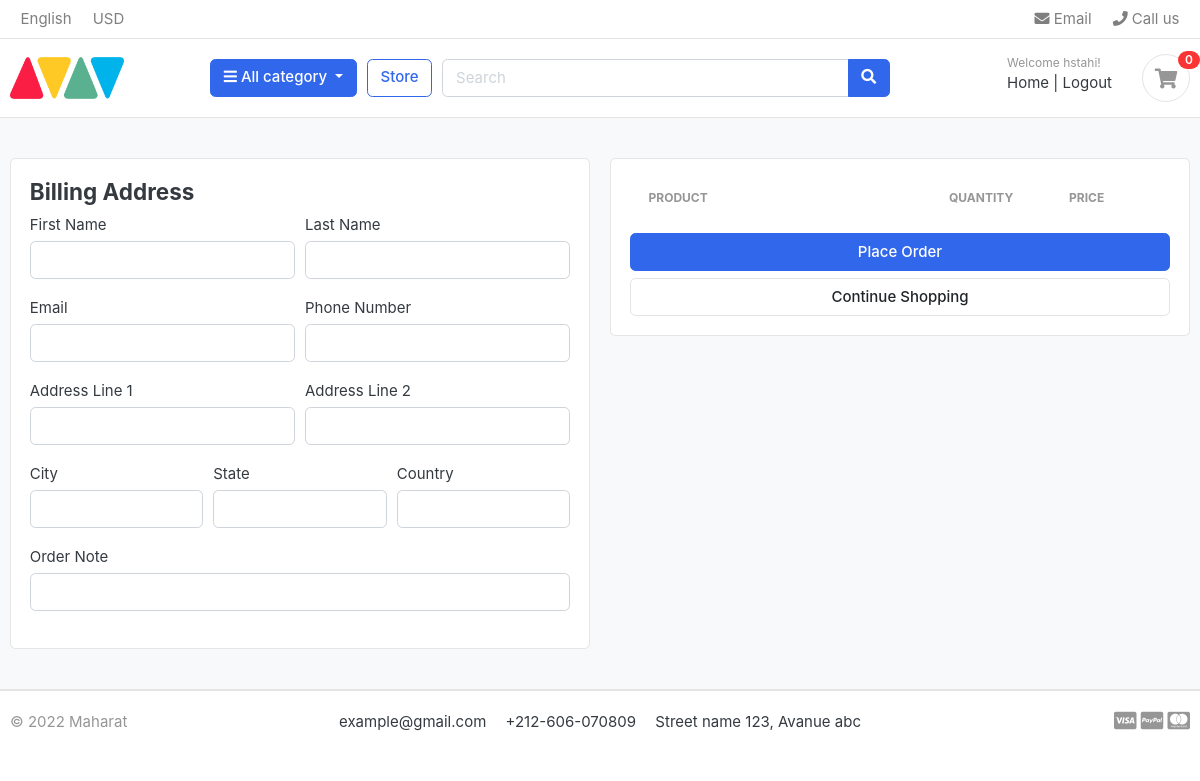
Page /cart/checkout (signed in) on the earlier database version.
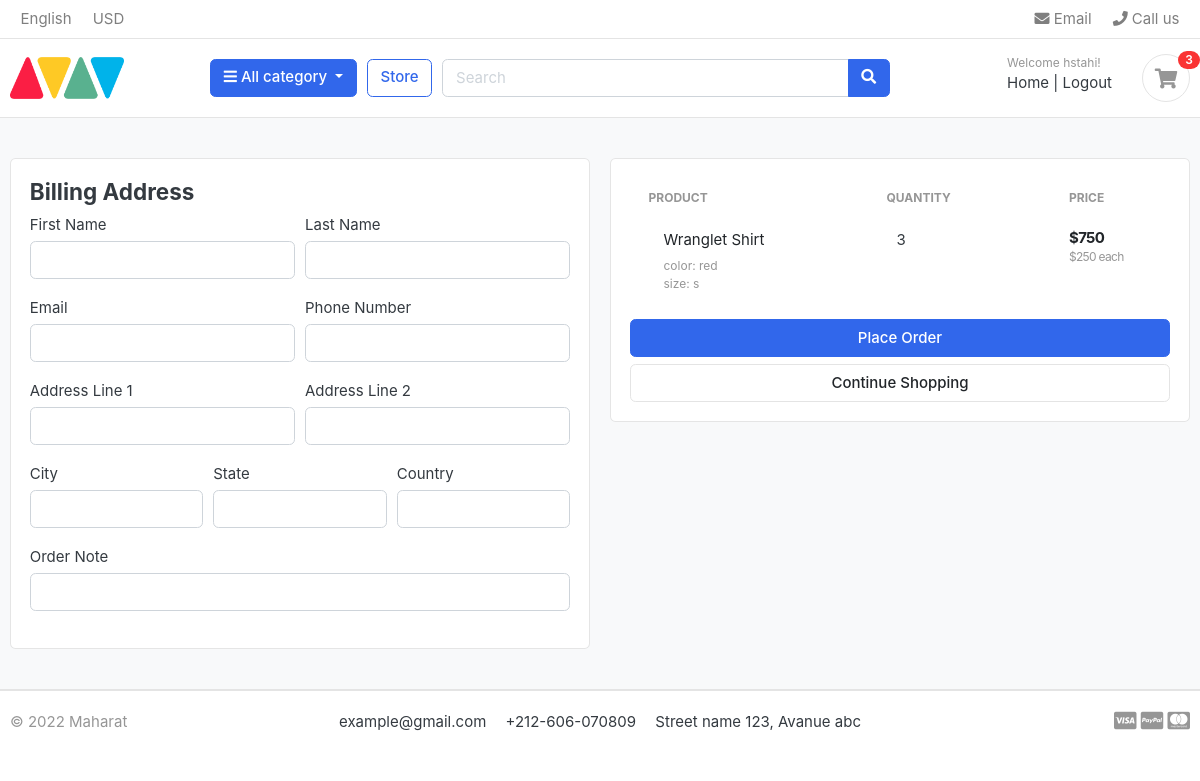
Same page on the later database version.
### carts/models.py (models this page shows, shortened)
class CartItem(models.Model):
  product = models.ForeignKey(Product, on_delete=models.CASCADE)
  cart = models.ForeignKey(Cart, on_delete=models.CASCADE, null=True)
  user = models.ForeignKey(User, on_delete=models.CASCADE, null=True)
  quantity = models.IntegerField()
  variations = models.ManyToManyField(Variation, blank=True)
  def total_product_price(self):
    return self.product.price * self.quantity

### store/models.py (models this page shows, shortened)
class Product(models.Model):
    product_name = models.CharField(max_length=100)
    slug = models.SlugField(max_length=100)
    description = models.TextField(max_length=500)
    images = models.ImageField(upload_to='photos/products')
    stock = models.IntegerField()
    is_available = models.BooleanField(default=True)
    price = models.IntegerField()
    date_created = models.DateTimeField(auto_now_add=True)
    date_modified = models.DateTimeField(auto_now=True)
    category = models.ForeignKey(Category, on_delete=models.CASCADE)

class Variation(models.Model):
    product = models.ForeignKey(Product, on_delete=models.CASCADE)
    variation_category = models.CharField(max_length=100, blank=True, choices=choices)
    variation_value = models.CharField(max_length=100, blank=True)
    is_active = models.BooleanField(default=True)
    created_date = models.DateTimeField(auto_now_add=True)

### carts/views.py (the view)
# urls.py: path('checkout', views.checkout, name='checkout')
@login_required(login_url='login')
def checkout(request):
  current_user = request.user
  try:
    if current_user.is_authenticated:
      cart_items = CartItem.objects.filter(user=current_user)
    else:
      cart = Cart.objects.get(cart_id=get_session_key(request))
      cart_items = CartItem.objects.filter(cart=cart)
  except:
    if not current_user.is_authenticated:
      cart = Cart.objects.create(cart_id=get_session_key(request))
      cart_items = CartItem.objects.filter(cart=cart)
    pass
  context = {
    'cart_items': cart_items
  }
  return render(request, 'store/checkout.html', context)

### carts/context_processors.py (called while the page is built)
def cart_count(request):
  cart_items_count = 0
  current_user = request.user
  try:
    if current_user.is_authenticated:
      cart_items = CartItem.objects.filter(user=current_user)
    else:
      cart = Cart.objects.get(cart_id=get_session_key(request))
      cart_items = CartItem.objects.filter(cart=cart)
    for cart_item in cart_items:
      cart_items_count += cart_item.quantity
  except Cart.DoesNotExist:
    pass
  return {'cart_count': cart_items_count}

### category/context_processors.py (called while the page is built)
def categories_menu(request):
  categories = Category.objects.all()
  context = {
    'categories': categories
  }
  return context

### templates/store/checkout.html (shortened to what the changed rows need)
{% extends 'base.html' %}
{% load static %}
{% block content %}
<section class="section-content padding-y bg">
	<div class="container">
		<div class="row">
			<aside class="col-lg-6">
				<div class="card">
					<div class="card-body">
            <table class="table table-borderless table-shopping-cart">
              <thead class="text-muted">
                <tr class="small text-uppercase">
                  <th scope="col">Product</th>
                  <th scope="col" width="120">Quantity</th>
                  <th scope="col" width="120">Price</th>
                </tr>
              </thead>
              <tbody>
                {% for cart_item in cart_items%}
                <tr>
                  <td>
                    <figure class="itemside align-items-center">
                      <figcaption class="info">
                        <a href="#" class="title text-dark">{{cart_item.product.product_name}}</a>
                        {% for var in cart_item.variations.all %}
                        <p class="text-muted small">{{var.variation_category}}: {{var.variation_value}}</p>
                        {% endfor %}
                      </figcaption>
                    </figure>
                  </td>
                  <td>
                    <div class="col">
                      <div class="input-group input-spinner">
                        <label>{{cart_item.quantity}}</label>
                      </div>
                    </div>
                  </td>
                  <td>
                    <div class="price-wrap">
                      <var class="price">${{ cart_item.total_product_price }}</var>
                      <small class="text-muted"> ${{ cart_item.product.price }} each </small>
                    </div>
                  </td>
                </tr>
                {% endfor %}
              </tbody>
            </table>
					</div>
				</div>
			</aside>
		</div>
	</div>
</section>
{% endblock%}

### templates/includes/nav.html (shortened to what this page needs)
{% load static %}
<header class="section-header">
    <nav class="navbar p-md-0 navbar-expand-sm navbar-light border-bottom">
    <div class="container">
      <div class="collapse navbar-collapse" id="navbarTop4">
        <ul class="navbar-nav mr-auto">
            <li class="nav-item dropdown">
                 <a href="#" class="nav-link">   English </a>
            </li>
            <li class="nav-item dropdown">
                <a href="#" class="nav-link"> USD </a>
            </li>
        </ul>
        <ul class="navbar-nav">
            <li><a href="#" class="nav-link"> <i class="fa fa-envelope"></i> Email </a></li>
            <li><a href="#" class="nav-link"> <i class="fa fa-phone"></i> Call us </a></li>
        </ul>
      </div>
    </div>
    </nav>
    <section class="header-main border-bottom">
        <div class="container">
    <div class="row align-items-center">
        <div class="col-lg-2 col-md-3 col-6">
            <a href="{% url 'home' %}" class="brand-wrap">
                <img class="logo" src="{% static './images/logo.png' %}">
            </a>
        </div>
        <div class="col-lg col-sm col-md col-6 flex-grow-0">
            <div class="category-wrap dropdown d-inline-block float-right">
                <button type="button" class="btn btn-primary dropdown-toggle" data-toggle="dropdown">
                    <i class="fa fa-bars"></i> All category
                </button>
            </div>
        </div>
        <a href="{% url 'store' %}" class="btn btn-outline-primary">Store</a>
        <div class="col-lg  col-md-6 col-sm-12 col">
            <form action="#" class="search">
                <div class="input-group w-100">
                    <input type="text" class="form-control" style="width:60%;" placeholder="Search">
                    <div class="input-group-append">
                      <button class="btn btn-primary" type="submit">
                        <i class="fa fa-search"></i>
                      </button>
                    </div>
                </div>
            </form>
        </div>
        <div class="col-lg-3 col-sm-6 col-8 order-2 order-lg-3">
                    <div class="d-flex justify-content-end mb-3 mb-lg-0">
                        <div class="widget-header">
                            {% if request.user.is_authenticated %}
                            <small class="title text-muted">Welcome {{user.username}}!</small>
                            <div>
                                <a href="{% url 'home' %}">Home</a> <span class="dark-transp"> | </span>
                                <a href="{% url 'logout' %}"> Logout</a>
                            </div>
                            {% else %}
                            <small class="title text-muted">Welcome Guest!</small>
                            <div>
                                <a href="{% url 'login' %}">Login</a> <span class="dark-transp"> | </span>
                                <a href="{% url 'register' %}"> Register</a>
                            </div>
                            {% endif %}
                        </div>
                        <a href="{% url 'cart' %}" class="widget-header pl-3 ml-3">
                            <div class="icon icon-sm rounded-circle border"><i class="fa fa-shopping-cart"></i></div>
                            <span class="badge badge-pill badge-danger notify">{{cart_count}}</span>
                        </a>
                    </div>
                </div>
    </div>
        </div>
    </section>
    </header>

Differences in the rows shown:
added CartItem: product.product_name "Wranglet Shirt", quantity "3", total_product_price "750", product.price "250"
now on this page (row unchanged): Variation: variation_category "color", variation_value "red"
now on this page (row unchanged): Variation: variation_category "size", variation_value "s"
Other differences:
{{ cart_count }}: "0" → "3"
